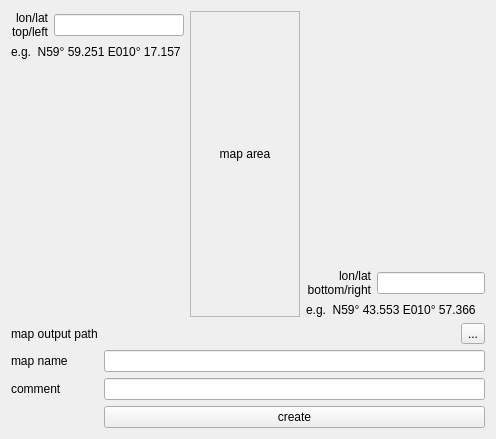
<ui version="4.0" >
 <class>ICreateMapOSM</class>
 <widget class="QWidget" name="ICreateMapOSM" >
  <property name="geometry" >
   <rect>
    <x>0</x>
    <y>0</y>
    <width>496</width>
    <height>439</height>
   </rect>
  </property>
  <property name="windowTitle" >
   <string>Form</string>
  </property>
  <layout class="QVBoxLayout" >
   <item>
    <layout class="QHBoxLayout" >
     <item>
      <layout class="QVBoxLayout" >
       <item>
        <layout class="QHBoxLayout" >
         <item>
          <widget class="QLabel" name="label" >
           <property name="text" >
            <string>lon/lat
top/left</string>
           </property>
           <property name="alignment" >
            <set>Qt::AlignRight|Qt::AlignTrailing|Qt::AlignVCenter</set>
           </property>
          </widget>
         </item>
         <item>
          <widget class="QLineEdit" name="lineTopLeft" >
           <property name="text" >
            <string/>
           </property>
          </widget>
         </item>
        </layout>
       </item>
       <item>
        <widget class="QLabel" name="label_7" >
         <property name="text" >
          <string>e.g.  N59° 59.251 E010° 17.157 </string>
         </property>
        </widget>
       </item>
       <item>
        <spacer>
         <property name="orientation" >
          <enum>Qt::Vertical</enum>
         </property>
         <property name="sizeHint" >
          <size>
           <width>20</width>
           <height>40</height>
          </size>
         </property>
        </spacer>
       </item>
      </layout>
     </item>
     <item>
      <widget class="QFrame" name="frame" >
       <property name="frameShape" >
        <enum>QFrame::StyledPanel</enum>
       </property>
       <property name="frameShadow" >
        <enum>QFrame::Raised</enum>
       </property>
       <layout class="QVBoxLayout" >
        <item>
         <widget class="QLabel" name="label_3" >
          <property name="text" >
           <string>map area</string>
          </property>
          <property name="alignment" >
           <set>Qt::AlignCenter</set>
          </property>
         </widget>
        </item>
        <item>
         <spacer>
          <property name="orientation" >
           <enum>Qt::Horizontal</enum>
          </property>
          <property name="sizeHint" >
           <size>
            <width>40</width>
            <height>20</height>
           </size>
          </property>
         </spacer>
        </item>
       </layout>
      </widget>
     </item>
     <item>
      <layout class="QVBoxLayout" >
       <item>
        <spacer>
         <property name="orientation" >
          <enum>Qt::Vertical</enum>
         </property>
         <property name="sizeHint" >
          <size>
           <width>20</width>
           <height>40</height>
          </size>
         </property>
        </spacer>
       </item>
       <item>
        <layout class="QHBoxLayout" >
         <item>
          <widget class="QLabel" name="label_2" >
           <property name="text" >
            <string>lon/lat
bottom/right</string>
           </property>
           <property name="alignment" >
            <set>Qt::AlignRight|Qt::AlignTrailing|Qt::AlignVCenter</set>
           </property>
          </widget>
         </item>
         <item>
          <widget class="QLineEdit" name="lineBottomRight" >
           <property name="text" >
            <string/>
           </property>
          </widget>
         </item>
        </layout>
       </item>
       <item>
        <widget class="QLabel" name="label_8" >
         <property name="text" >
          <string>e.g.  N59° 43.553 E010° 57.366 </string>
         </property>
        </widget>
       </item>
      </layout>
     </item>
    </layout>
   </item>
   <item>
    <layout class="QGridLayout" >
     <item row="0" column="0" >
      <widget class="QLabel" name="label_5" >
       <property name="text" >
        <string>map output path</string>
       </property>
      </widget>
     </item>
     <item row="0" column="1" >
      <layout class="QHBoxLayout" >
       <item>
        <widget class="QLabel" name="labelPath" >
         <property name="toolTip" >
          <string>This is the path you normally load maps from.</string>
         </property>
         <property name="text" >
          <string>&lt;path></string>
         </property>
        </widget>
       </item>
       <item>
        <widget class="QToolButton" name="toolPath" >
         <property name="text" >
          <string>...</string>
         </property>
        </widget>
       </item>
      </layout>
     </item>
     <item row="1" column="0" >
      <widget class="QLabel" name="label_6" >
       <property name="text" >
        <string>map name</string>
       </property>
      </widget>
     </item>
     <item row="1" column="1" >
      <widget class="QLineEdit" name="lineName" >
       <property name="toolTip" >
        <string>A map will have several files. All files of a map will begin with this name.</string>
       </property>
      </widget>
     </item>
     <item row="3" column="1" >
      <widget class="QPushButton" name="pushCreate" >
       <property name="text" >
        <string>create</string>
       </property>
      </widget>
     </item>
     <item row="2" column="1" >
      <widget class="QLineEdit" name="lineComment" >
       <property name="toolTip" >
        <string>Provide a short and descriptive comment. The map will be listed by that comment in QLandkarte M.</string>
       </property>
      </widget>
     </item>
     <item row="2" column="0" >
      <widget class="QLabel" name="label_4" >
       <property name="text" >
        <string>comment</string>
       </property>
      </widget>
     </item>
    </layout>
   </item>
  </layout>
 </widget>
 <tabstops>
  <tabstop>lineTopLeft</tabstop>
  <tabstop>lineBottomRight</tabstop>
  <tabstop>toolPath</tabstop>
  <tabstop>lineName</tabstop>
  <tabstop>lineComment</tabstop>
  <tabstop>pushCreate</tabstop>
 </tabstops>
 <resources/>
 <connections/>
</ui>
